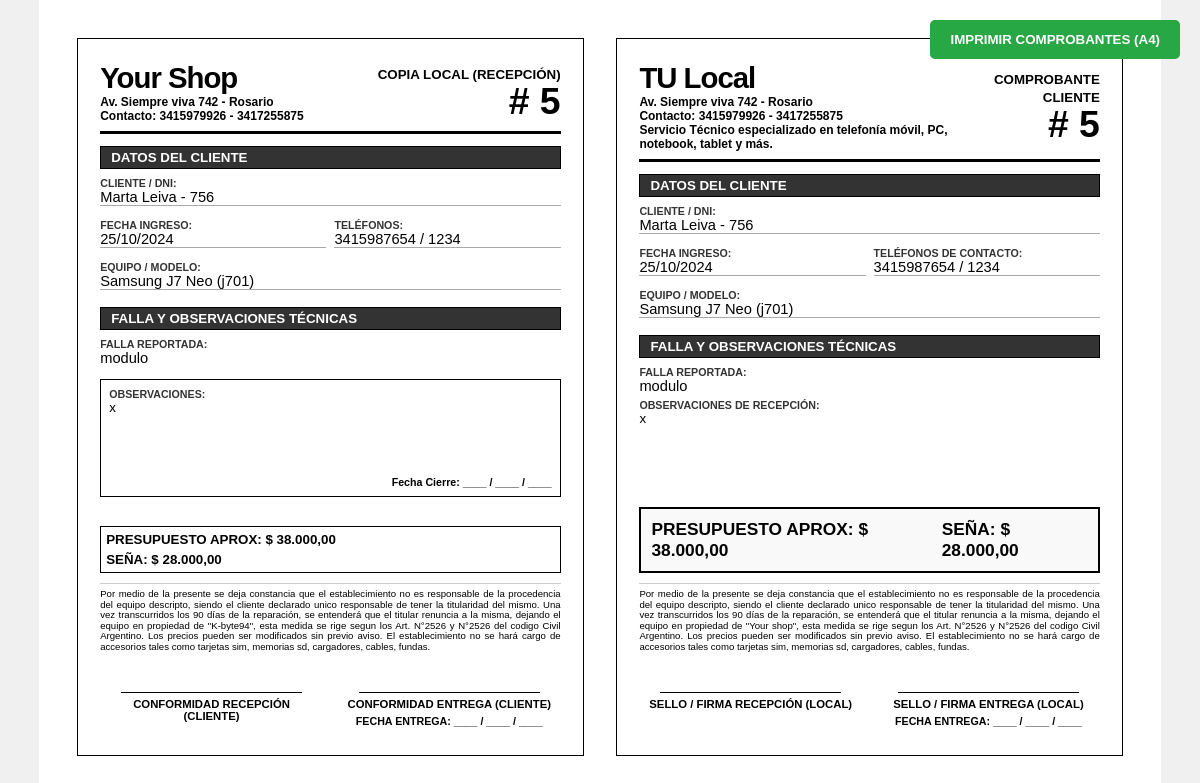
The page /vistas/imprimir_ot.php?idOT=5 on the database its author committed.
### tables this page shows
CREATE TABLE IF NOT EXISTS `ot` (
  `idOT` int(11) UNSIGNED NOT NULL AUTO_INCREMENT,
  `fechaIngreso` date NOT NULL,
  `idCliente` int(8) UNSIGNED NOT NULL,
  `idTecnico` int(8) UNSIGNED NOT NULL,
  `idModelo` int(10) UNSIGNED NOT NULL,
  `falla` varchar(130) NOT NULL,
  `observaciones` varchar(200) DEFAULT NULL,
  `presupuesto` decimal(18,2) DEFAULT NULL,
  `fechaCierre` date DEFAULT NULL,
  `fechaEntrega` date DEFAULT NULL,
  PRIMARY KEY (`idOT`),
  KEY `fk_tecnico` (`idTecnico`),
  KEY `fk_cliente` (`idCliente`),
  KEY `fk_modelo` (`idModelo`)
);

CREATE TABLE IF NOT EXISTS `clientes` (
  `idCliente` int(11) UNSIGNED NOT NULL AUTO_INCREMENT,
  `nombre` varchar(60) NOT NULL,
  `cp` int(11) NOT NULL,
  `telefono1` varchar(15) DEFAULT NULL,
  `telefono2` varchar(15) DEFAULT NULL,
  `dni` int(9) NOT NULL,
  PRIMARY KEY (`idCliente`),
  KEY `fk_cp` (`cp`)
);

CREATE TABLE IF NOT EXISTS `marcas` (
  `idMarca` int(11) NOT NULL AUTO_INCREMENT,
  `marca` varchar(25) NOT NULL,
  PRIMARY KEY (`idMarca`)
);

CREATE TABLE IF NOT EXISTS `modelos` (
  `idModelo` int(11) UNSIGNED NOT NULL AUTO_INCREMENT,
  `modelo` varchar(25) NOT NULL,
  `idMarca` int(11) NOT NULL,
  PRIMARY KEY (`idModelo`),
  KEY `id_marca` (`idMarca`)
);

### modelos/conexion.php (called while the page is built)
<?php
class Conexion{
    static public function conectar(){
        try{
            $conn = new PDO("mysql:host=localhost;dbname=kb94","root","",array(PDO::MYSQL_ATTR_INIT_COMMAND => "SET NAMES utf8"));
            return $conn;
        }
        catch (PDOException $e) {
            echo 'Falló la conexion: ' . $e->getMessage();
        }
    }
}

### modelos/servicio_tecnico.modelo.php (called while the page is built, shortened)
<?php
require_once "conexion.php";
class ServicioTecnicoModelo{
   static public function mdlObtenerDatosImpresion($idOT) {
    $stmt = Conexion::conectar()->prepare(
        "SELECT
            o.idOT, o.fechaIngreso, o.falla, o.observaciones, o.presupuesto,
            c.nombre as cliente, c.dni, c.telefono1, c.telefono2,
            m.modelo as nombreModelo,
            ma.marca as nombreMarca,
            (SELECT SUM(mov.importe) FROM movimientos mov WHERE mov.idOT = o.idOT AND mov.importe > 0) as totalSenia
         FROM ot o
         INNER JOIN clientes c ON o.idCliente = c.idCliente
         INNER JOIN modelos m ON o.idModelo = m.idModelo
         INNER JOIN marcas ma ON m.idMarca = ma.idMarca
         WHERE o.idOT = :idOT"
    );
    $stmt->bindParam(":idOT", $idOT, PDO::PARAM_INT);
    $stmt->execute();
    return $stmt->fetch(PDO::FETCH_ASSOC);
}
}

### controladores/servicio_tecnico.controlador.php (called while the page is built, shortened)
<?php
class ServicioTecnicoControlador{
    static public function ctrObtenerDatosImpresion($idOT) {
        $respuesta = ServicioTecnicoModelo::mdlObtenerDatosImpresion($idOT);
        return $respuesta;
    }
}

### vistas/imprimir_ot.php (the view, shortened to what this page needs)
<?php
require_once "../modelos/conexion.php";
require_once "../modelos/servicio_tecnico.modelo.php";
require_once "../controladores/servicio_tecnico.controlador.php";
$idOT = isset($_GET["idOT"]) ? $_GET["idOT"] : null;
$datos = ServicioTecnicoControlador::ctrObtenerDatosImpresion($idOT);
$telefonos = $datos['telefono1'];
if(!empty($datos['telefono2'])){
    $telefonos .= " / " . $datos['telefono2'];
}
$fechaFormateada = date("d/m/Y", strtotime($datos['fechaIngreso']));
?>
<!DOCTYPE html>
<html lang="es">
<head>
</head>
<body>
    <button class="no-print" onclick="window.print()">IMPRIMIR COMPROBANTES (A4)</button>
    <div class="pagina-a4">
        <div class="talon">
            <div class="header">
                <div class="logo-empresa">
                    <h1>Your Shop</h1>
                    <p>Av. Siempre viva 742 - Rosario </p>
                    <p>Contacto: 3415979926 - 3417255875 </p>
                </div>
                <div class="nro-orden">
                    <small><b>COPIA LOCAL (RECEPCIÓN)</b></small>
                    <h2># <?php echo $idOT; ?></h2>
                </div>
            </div>
            <div class="titulo-seccion">Datos del Cliente</div>
            <div class="bloque-datos">
                <div class="campo" style="grid-column: span 2;"><span class="label">Cliente / DNI:</span><span class="valor"><?php echo $datos['cliente'] . " - " . $datos['dni']; ?></span></div>
                <div class="campo"><span class="label">Fecha Ingreso:</span><span class="valor"><?php echo $fechaFormateada; ?></span></div>
                <div class="campo"><span class="label">Teléfonos:</span><span class="valor"><?php echo $telefonos; ?></span></div>
                <div class="campo" style="grid-column: span 2;"><span class="label">Equipo / Modelo:</span><span class="valor"><?php echo $datos['nombreMarca'] . " " . $datos['nombreModelo']; ?></span></div>
            </div>
            <div class="titulo-seccion">Falla y Observaciones Técnicas</div>
            <span class="label">Falla Reportada:</span>
            <div class="valor" style="border:none; margin-bottom: 5px; min-height: auto;">
                <?php echo $datos['falla']; ?>
            </div>
            <div class="recuadro-observaciones">
                <div style="flex-grow: 1;">
                    <span class="label">Observaciones:</span>
                    <?php echo $datos['observaciones']; ?>
                </div>
                <div style="text-align: right; font-weight: bold; font-size: 8pt; margin-top: 10px;">
                    Fecha Cierre: ____ / ____ / ____
                </div>
            </div>
            <div class="seccion-final">
                <div class="totales-local">
                    <span>PRESUPUESTO APROX: $ <?php echo number_format($datos['presupuesto'], 2, ',', '.'); ?></span>
                    <span>SEÑA: $ <?php echo number_format($datos['totalSenia'] ?? 0, 2, ',', '.'); ?></span>
                </div>
                <div class="legales">
                    Por medio de la presente se deja constancia que el establecimiento no es responsable de la procedencia del equipo descripto, siendo el cliente declarado unico responsable de tener la titularidad del mismo. Una vez transcurridos los 90 días de la reparación, se entenderá que el titular renuncia a la misma, dejando el equipo en propiedad de "K-byte94", esta medida se rige segun los Art. N°2526 y N°2526 del codigo Civil Argentino. Los precios pueden ser modificados sin previo aviso. El establecimiento no se hará cargo de accesorios tales como tarjetas sim, memorias sd, cargadores, cables, fundas.
                </div>
                <div class="contenedor-firmas">
                    <div class="bloque-firma">
                        <div class="linea-firma"></div>
                        <div class="texto-firma">Conformidad Recepción (Cliente)</div>
                    </div>
                    <div class="bloque-firma">
                        <div class="linea-firma"></div>
                        <div class="texto-firma">Conformidad Entrega (Cliente)</div>
                        <div class="fecha-firma" style="margin-top: 5px; font-weight: bold; font-size: 8pt;">
                            FECHA ENTREGA: ____ / ____ / ____
                        </div>
                    </div>
                </div>
            </div>
        </div>
        <div class="talon">
            <div class="header">
                <div class="logo-empresa">
                    <h1>TU Local</h1>
                    <p>Av. Siempre viva 742 - Rosario </p>
                    <p>Contacto: 3415979926 - 3417255875 </p>
                    <p>Servicio Técnico especializado en telefonía móvil, PC, notebook, tablet y más.</p>
                </div>
                <div class="nro-orden">
                    <small><b>COMPROBANTE CLIENTE</b></small>
                    <h2># <?php echo $idOT; ?></h2>
                </div>
            </div>
            <div class="titulo-seccion">Datos del Cliente</div>
            <div class="bloque-datos">
                <div class="campo" style="grid-column: span 2;"><span class="label">Cliente / DNI:</span><span class="valor"><?php echo $datos['cliente'] . " - " . $datos['dni']; ?></span></div>
                <div class="campo"><span class="label">Fecha Ingreso:</span><span class="valor"><?php echo $fechaFormateada; ?></span></div>
                <div class="campo"><span class="label">Teléfonos de Contacto:</span><span class="valor"><?php echo $telefonos; ?></span></div>
                <div class="campo" style="grid-column: span 2;"><span class="label">Equipo / Modelo:</span><span class="valor"><?php echo $datos['nombreMarca'] . " " . $datos['nombreModelo']; ?></span></div>
            </div>
            <div class="titulo-seccion">Falla y Observaciones Técnicas</div>
            <div class="campo"><span class="label">Falla Reportada:</span><span class="valor" style="border:none;"><?php echo $datos['falla']; ?></span></div>
            <div class="campo"><span class="label">Observaciones de Recepción:</span><span class="valor" style="border:none; text-align: justify; font-size: 10pt;"><?php echo $datos['observaciones']; ?></span></div>
            <div class="seccion-final">
                <div class="totales-cliente">
                    <span>PRESUPUESTO APROX: $ <?php echo number_format($datos['presupuesto'], 2, ',', '.'); ?></span>
                    <span>SEÑA: $ <?php echo number_format($datos['totalSenia'] ?? 0, 2, ',', '.'); ?></span>
                </div>
                <div class="legales">
                    Por medio de la presente se deja constancia que el establecimiento no es responsable de la procedencia del equipo descripto, siendo el cliente declarado unico responsable de tener la titularidad del mismo. Una vez transcurridos los 90 días de la reparación, se entenderá que el titular renuncia a la misma, dejando el equipo en propiedad de "Your shop", esta medida se rige segun los Art. N°2526 y N°2526 del codigo Civil Argentino. Los precios pueden ser modificados sin previo aviso. El establecimiento no se hará cargo de accesorios tales como tarjetas sim, memorias sd, cargadores, cables, fundas.
                </div>
                <div class="contenedor-firmas">
                    <div class="bloque-firma">
                        <div class="linea-firma"></div>
                        <div class="texto-firma">Sello / Firma Recepción (Local)</div>
                    </div>
                    <div class="bloque-firma">
                        <div class="linea-firma"></div>
                        <div class="texto-firma">Sello / Firma Entrega (Local)</div>
                        <div class="fecha-firma" style="margin-top: 5px; font-weight: bold; font-size: 8pt;">
                            FECHA ENTREGA: ____ / ____ / ____
                        </div>
                    </div>
                </div>
            </div>
        </div>
    </div>
</body>
</html>

### vistas/imprimir_ot.php (style rules this page uses)
body { margin: 0; padding: 0; font-family: 'Arial', sans-serif; color: #000; background-color: #f0f0f0; }
.pagina-a4 { width: 297mm; height: 210mm; padding: 10mm; box-sizing: border-box; display: flex; justify-content: space-between; background-color: #fff; margin: auto; }
.talon { width: 48.5%; height: 100%; border: 1.5px solid #000; padding: 6mm; box-sizing: border-box; display: flex; flex-direction: column; justify-content: flex-start; }
.header { display: flex; justify-content: space-between; align-items: center; border-bottom: 3px solid #000; padding-bottom: 8px; }
.logo-empresa h1 { margin: 0; font-size: 22pt; letter-spacing: -1px; }
.logo-empresa p { margin: 0; font-size: 9pt; font-weight: bold; }
.nro-orden { text-align: right; }
.nro-orden h2 { margin: 0; font-size: 28pt; line-height: 1; }
.titulo-seccion { background: #333; color: #fff; border: 1px solid #000; font-size: 10pt; font-weight: bold; padding: 3px 10px; margin: 12px 0 8px 0; text-transform: uppercase; }
.bloque-datos { display: grid; grid-template-columns: 1fr 1fr; gap: 8px; }
.label { font-size: 8pt; font-weight: bold; text-transform: uppercase; color: #333; display: block; }
.valor { font-size: 11pt; border-bottom: 1px solid #aaa; display: block; min-height: 16px; margin-bottom: 5px; }
.recuadro-observaciones { border: 1.5px solid #000; min-height: 100px; height: auto; padding: 8px; font-size: 10pt; margin-top: 8px; display: flex; flex-direction: column; justify-content: space-between; gap: 0px; }
.totales-local { display: flex; flex-direction: column; gap: 5px; border: 1.5px solid #000; margin-top: 10px; padding: 5px 5px; font-size: 10pt; font-weight: bold; width: 100%; box-sizing: border-box; }
.totales-cliente { display: flex; justify-content: space-around; border: 2.5px solid #000; margin-top: 15px; padding: 10px; font-size: 13pt; font-weight: bold; background: #f9f9f9; }
.seccion-final { margin-top: auto; }
.legales { font-size: 7.2pt; text-align: justify; line-height: 1.1; margin-top: 10px; border-top: 1px solid #ccc; padding-top: 5px; }
.contenedor-firmas { display: grid; grid-template-columns: 1fr 1fr; gap: 15px; margin-top: auto; }
.bloque-firma { padding: 5px; text-align: center; border: none; }
.linea-firma { border-top: 1.5px solid #000; margin: 35px auto 5px auto; width: 85%; }
.texto-firma { font-size: 8.5pt; font-weight: bold; text-transform: uppercase; }
.no-print { position: fixed; top: 20px; right: 20px; background: #28a745; color: #fff; padding: 12px 20px; border: none; border-radius: 5px; font-weight: bold; cursor: pointer; z-index: 100; }

### rows shown on the page
ot: idCliente.nombre "Marta Leiva", idCliente.dni "756", fechaIngreso "25/10/2024", idCliente.telefono2 "3415987654 / 1234", marcas.marca "Samsung", idModelo.modelo "J7 Neo (j701)", falla "modulo", observaciones "x", presupuesto "38.000,00"

### other values the page prints
$idOT "5"
$datos['totalSenia'] "28.000,00"
